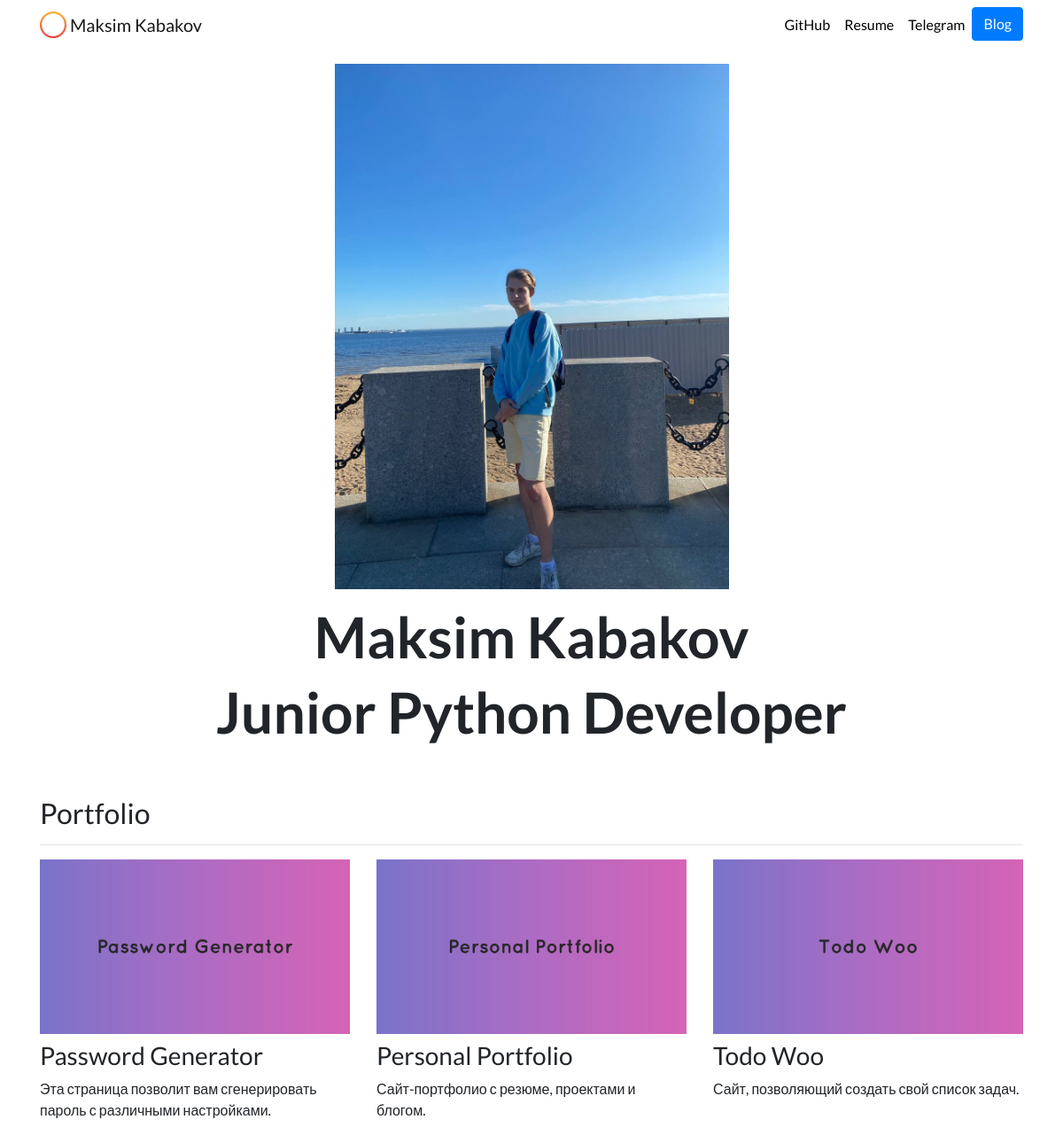
The app's page /, older data.
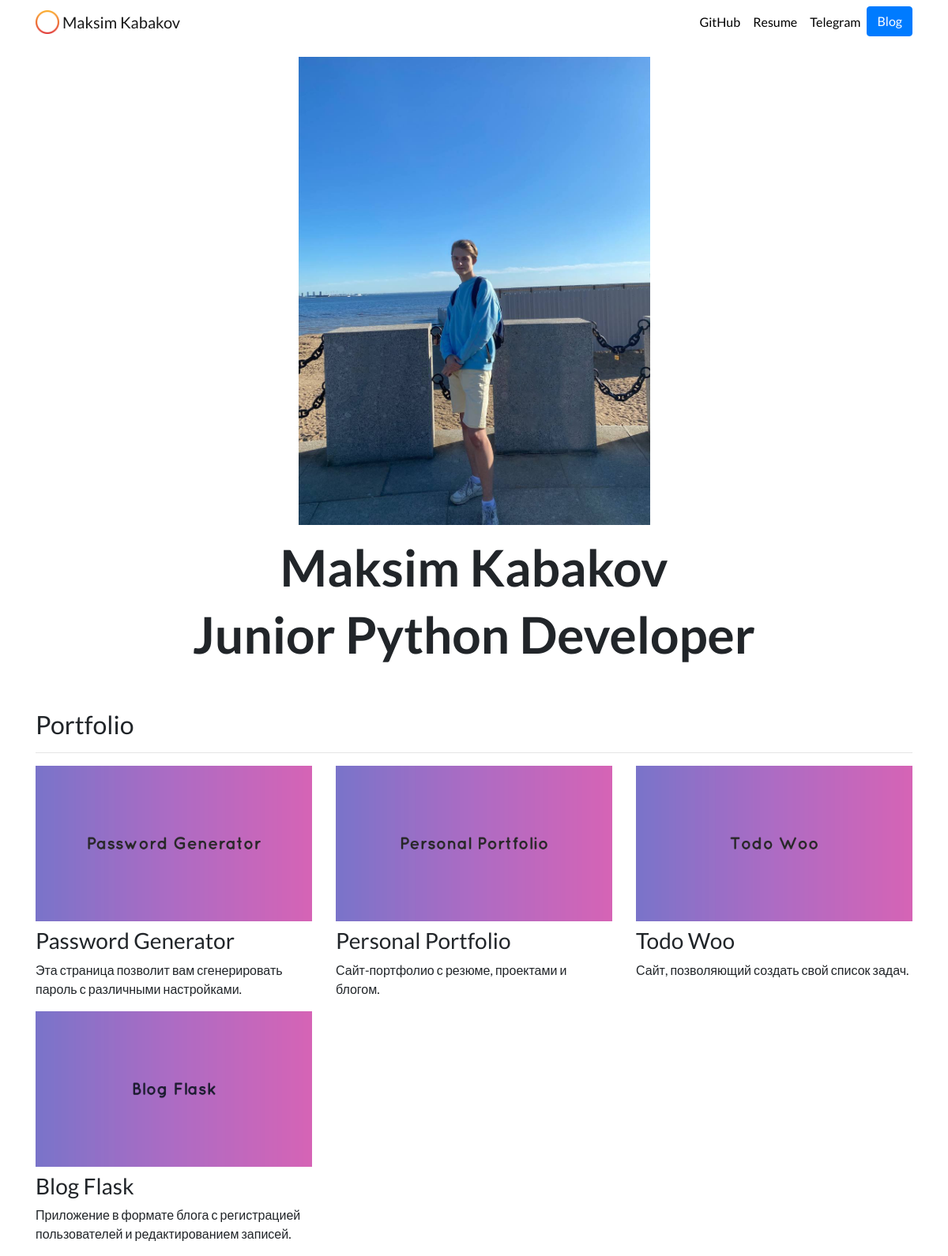
The same page, newer data.
### portfolio/models.py (models this page shows, shortened)
class Project(models.Model):
    title = models.CharField(max_length=100)
    description = models.CharField(max_length=250)
    image = models.ImageField(upload_to='portfolio/images/')
    url = models.URLField(blank=True)

### portfolio/views.py (the view)
# urls.py: 2. Add a URL to urlpatterns:  path('', views.home, name='home')
def home(request):
    pj = Project.objects.all()
    return render(request, 'portfolio/home.html', {'projects': pj})

### portfolio/templates/portfolio/home.html
{% extends "portfolio/base.html" %}
{% load static %}
{% block content %}
<div class="row justify-content-center my-3">
  <div class="col-5">
    <img src="{% static 'portfolio/myphoto.jpg' %}" class="img-fluid">
  </div>
</div>
<div class="row justify-content-center mb-3">
  <div class="col-md-9 text-center">
    <h1 id="hometext" class="font-weight-bold">Maksim Kabakov</h1>
    <h1 id="hometext" class="font-weight-bold">Junior Python Developer</h1>
  </div>
</div>
<h2 class="mt-5">Portfolio</h2>
<hr>
<div class="row">
  {% for project in projects %}
  <div class="col-lg-4 col-md-6">
    {% if project.url %}
    <a href="{{ project.url }}" target="_blank">
      <img src="{{ project.image.url }}" class="img-fluid mb-2">
    </a>
    {% else %}
    <img src="{{ project.image.url }}" class="img-fluid mb-2">
    {% endif %}
    <h3>{{ project.title }}</h3>
    <p>{{ project.description }}</p>
  </div>
  {% endfor %}
</div>
{% endblock %}

Row changes from the older to the newer data that the page shows:
added Project: image (picture), title "Blog Flask", description "Приложение в формате блога с регистрацией пользователей и редактированием записей."
